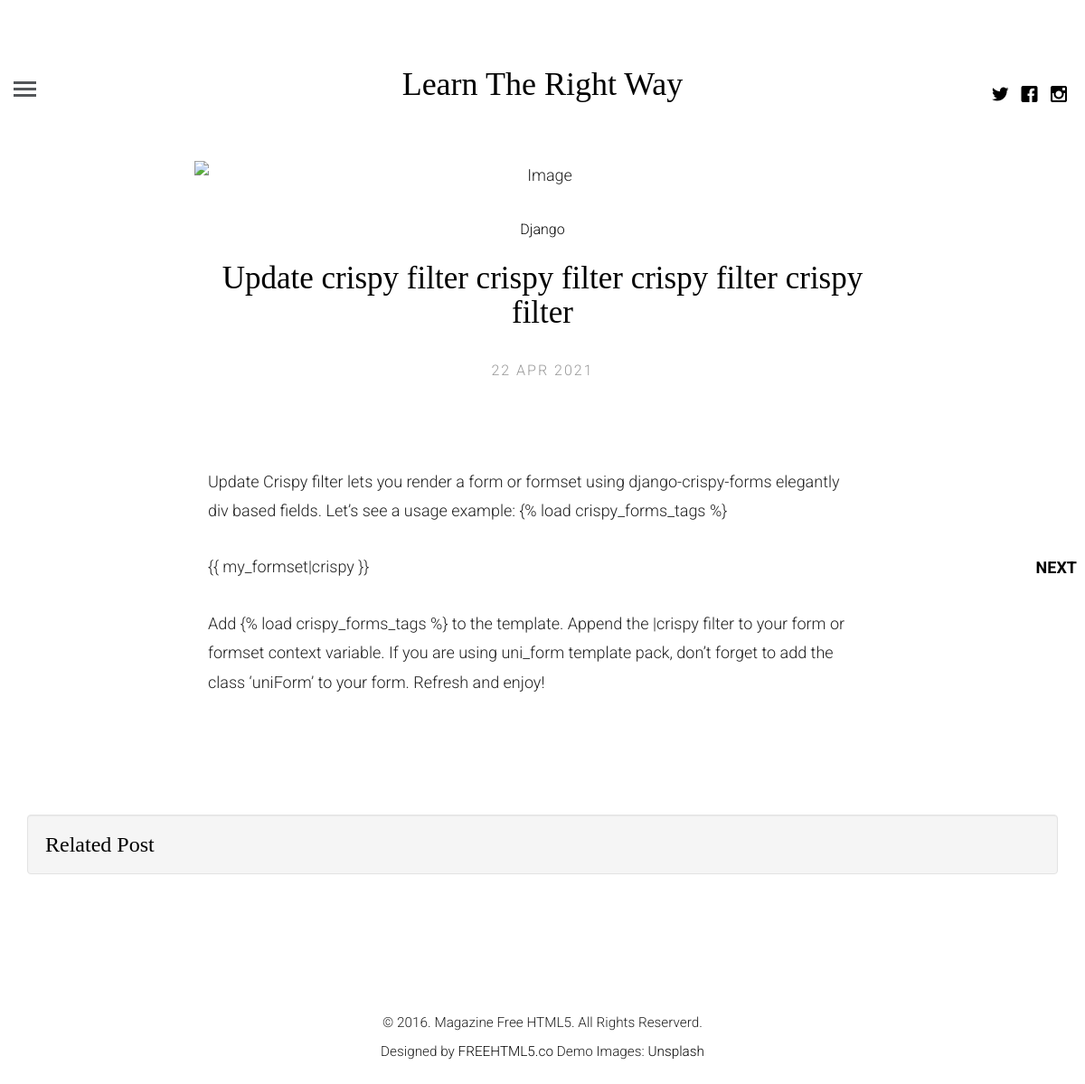
/blog/article/1, run on the app's committed database.
### Blog_App/models.py (models this page shows, shortened)
class Article(models.Model):
    article_author = models.ForeignKey(Author, on_delete=models.CASCADE)
    title = models.CharField(max_length=254)
    body = RichTextField(blank=True, null=True)
    category = models.ForeignKey(Category, on_delete=models.CASCADE)
    articate_image = StdImageField(upload_to='blog_images/%Y/%m/', variations={
        'large': (1200, 600),
        'thumbnail': (500, 300, True),
    }, delete_orphans=True)
    publish_date = models.DateTimeField(auto_now_add=True, auto_now=False)
    update_date = models.DateTimeField(auto_now=True, auto_now_add=False)
    active = models.BooleanField(default=False)

class Category(models.Model):
    name = models.CharField(max_length=254)
    active = models.BooleanField(default=False)

### Blog_App/views.py (the view)
# urls.py: path('article/<int:id>', getsingle, name="single_post"),
def getsingle(request, id):
    post = get_object_or_404(Article, pk=id )
    first = Article.objects.first()
    last = Article.objects.last()
    related_post = Article.objects.filter(category=post.category).exclude(id=id)[:4]
    context = {
        "post": post,
        "first": first,
        "last": last,
        "related": related_post
    }
    return render(request, 'blog/single.html', context)

### templates/blog/single.html (shortened to what this page needs)
{% extends 'blog/base.html' %}
{% block body_block %}
{% if post.id < last.id %}
<a href="{% url 'Blog_App:single_post' id=post.id|add:'+1' %}" class="fh5co-post-next"><span>Next <i class="icon-chevron-right"></i></span></a>
{% endif %}
<div class="container-fluid">
		<div class="row fh5co-post-entry single-entry">
<article class="col-lg-8 col-lg-offset-2 col-md-8 col-md-offset-2 col-sm-8 col-sm-offset-2 col-xs-12 col-xs-offset-0">
				<figure class="animate-box justify-content-center">
					<img src="{{ post.articate_image.large.url}}" alt="Image" class="img-responsive">
				</figure>
				<span class="fh5co-meta animate-box"><a href="{% url 'Blog_App:category_post' name=post.category.name %}">{{ post.category.name }}</a></span>
				<h2 class="fh5co-article-title animate-box"><a href="{% url 'Blog_App:single_post' id=post.id %}">{{ post.title}}</a></h2>
				<span class="fh5co-meta fh5co-date animate-box">{{ post.publish_date|date:'H M Y' }}</span>
				<div class="col-lg-12 col-lg-offset-0 col-md-12 col-md-offset-0 col-sm-12 col-sm-offset-0 col-xs-12 col-xs-offset-0 text-left content-article">
					<div class="row">
						<div class="col-lg-12 cp-r animate-box">
							{{ post.body|safe }}
						</div>
					</div>
				</div>
			</article>
</div>
</div>
<div class="container">
	<h3 class="well">Related Post</h3>
	<div class="row">
		{% for post in related %}
		<div class="col-md-3">
			<a href="{% url 'Blog_App:single_post' id=post.id %}"></a>
		</div>
		{% endfor %}
	</div>
</div>
{% endblock %}

### static/css/icomoon.css (style rules this page uses)
[class^="icon-"], [class*=" icon-"] { font-family: 'icomoon' !important; speak: none; font-style: normal; font-weight: normal; font-variant: normal; text-transform: none; line-height: 1; -webkit-font-smoothing: antialiased; -moz-osx-font-smoothing: grayscale; }
.icon-chevron-right:before { content: "\e923"; }

### static/blog/css/style.css (style rules this page uses)
html { background: #fff; }
body { font-family: "Roboto", arial, sans-serif; font-size: 18px; font-weight: 300; line-height: 1.8; color: #222; background: #fff; }
a { color: #0a0a0a; -webkit-transition: 0.5s; -o-transition: 0.5s; transition: 0.5s; }
h1, h2, h3, h4, h5, h6 { font-family: "Playfair Display", times, serif; color: #000; }
p { margin-bottom: 30px; }
.fh5co-post-prev, .fh5co-post-next { position: fixed; z-index: 999; top: 50%; height: 50px; margin-top: -25px; color: #000; text-transform: uppercase; font-weight: bold; -webkit-transition: 0.5s; -o-transition: 0.5s; transition: 0.5s; }
.fh5co-post-prev span, .fh5co-post-next span { vertical-align: base; width: 100px; }
.fh5co-post-prev span i, .fh5co-post-next span i { top: 7px; position: relative; font-size: 30px; color: #000; }
.fh5co-post-next { right: 0; margin-right: -25px; }
.fh5co-post-entry.single-entry .fh5co-article-title { font-size: 35px; }
.fh5co-post-entry article { text-align: center; float: left; margin-bottom: 110px; padding-left: 3em; padding-right: 3em; }
@media screen and (max-width: 1200px) { .fh5co-post-entry article { margin-bottom: 80px; padding-left: 15px; padding-right: 15px; } }
.fh5co-post-entry article figure { margin-bottom: 30px; }
.fh5co-post-entry article h2 { font-family: "Playfair Display", times, serif; font-size: 34px; color: #000; margin-bottom: 30px; }
.fh5co-post-entry article h2 a { color: #000; }
.fh5co-post-entry article .fh5co-meta { font-size: 16px; font-family: "Roboto", arial, sans-serif; color: #999999; margin-bottom: 20px; display: block; }
.fh5co-post-entry article .fh5co-meta.fh5co-date { text-transform: uppercase; letter-spacing: 2px; }
.fh5co-post-entry article .content-article { padding-top: 4em; }
.js .to-animate, .js .to-animate-2, .js .animate-box { opacity: 0; }
.cp-r { padding-right: 50px; }

### data on the page
Article: category.name "Django", title "Update crispy filter crispy filter crispy filter crispy filter", publish_date "22 APR 2021", body "Update Crispy filter lets you render a form or formset using django-crispy-forms elegantly div based fields. Let’s see a usage example: {% load crispy_forms_tags %} {{ my_formset|crispy }} Add {% load crispy_forms_tags %} to the template. Append the |crispy filter to your form or formset context variable. If you are using uni_form template pack, don’t forget to add the class ‘uniForm’ to your form. Refresh and enjoy!"
